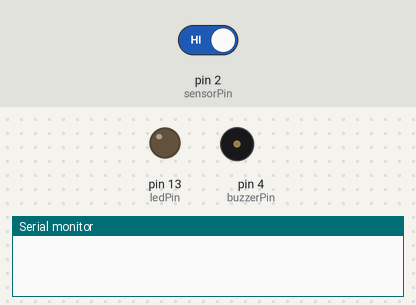
Bench run of a sketch on a simulated Arduino Uno, built with avr-gcc and run on an emulated ATmega328P. Parts: output pins drawn as LEDs (lit = HIGH), buzzer (waves = sounding, pin HIGH), the last lines printed to the serial monitor. Inputs (shaded band) come from the test bench; at power-on: pin 2 (sensorPin) HIGH.

Above: at 2.8 s.
2.9 s: pin 2 (sensorPin) driven LOW
At 4.2 s:
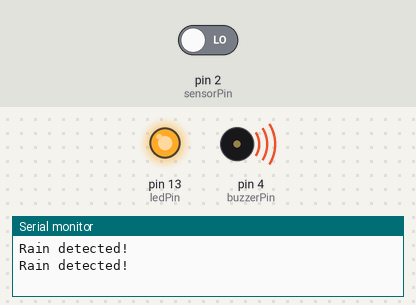
4.5 s: pin 2 (sensorPin) driven HIGH
At 5.8 s:
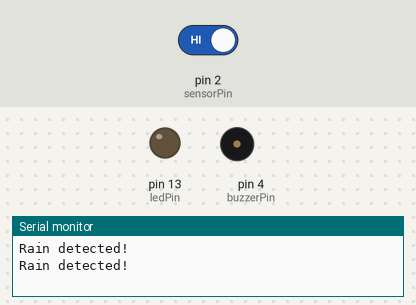
Timing chart, 0 to 7.5 s (numbered marks = the images above; inputs shaded):
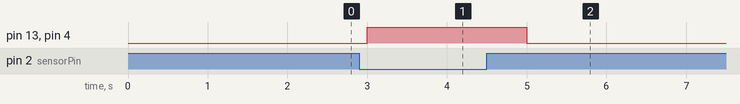

The sketch:

Rain_Test.ino
```cpp
// Define the sensor's input pin
const int sensorPin = 2;

// Define the LED and buzzer pins
const int ledPin = 13;
const int buzzerPin = 4;

void setup() {
  // Initialize the LED and buzzer pins as output pins
  pinMode(ledPin, OUTPUT);
  pinMode(buzzerPin, OUTPUT);

  // Set the sensor pin as an input pin
  pinMode(sensorPin, INPUT);

  // Initialize the serial communication
  Serial.begin(9600);
}

void loop() {
  // Read the sensor's digital output from the input pin
  int sensorValue = digitalRead(sensorPin);

  // Convert the digital value to a raindrop level using the sensor's datasheet
  // Example conversion: If the value is LOW, it means there is a raindrop detected
  int raindropLevel = sensorValue == LOW ? 1 : 0;

  // If rain is detected, light up the LED and activate the buzzer
  if (raindropLevel == 1) {
    digitalWrite(ledPin, HIGH);
    digitalWrite(buzzerPin, HIGH);
    Serial.println("Rain detected!");
  }
  else {
    digitalWrite(ledPin, LOW);
    digitalWrite(buzzerPin, LOW);
  }

  // Wait for some time before reading again
  delay(1000);
}
```

Measured:
- after the input at 2.9 s, pin 13 (ledPin), pin 4 (buzzerPin): LOW → HIGH after 0.10 s
- after the input at 4.5 s, pin 13 (ledPin), pin 4 (buzzerPin): HIGH → LOW after 0.50 s
